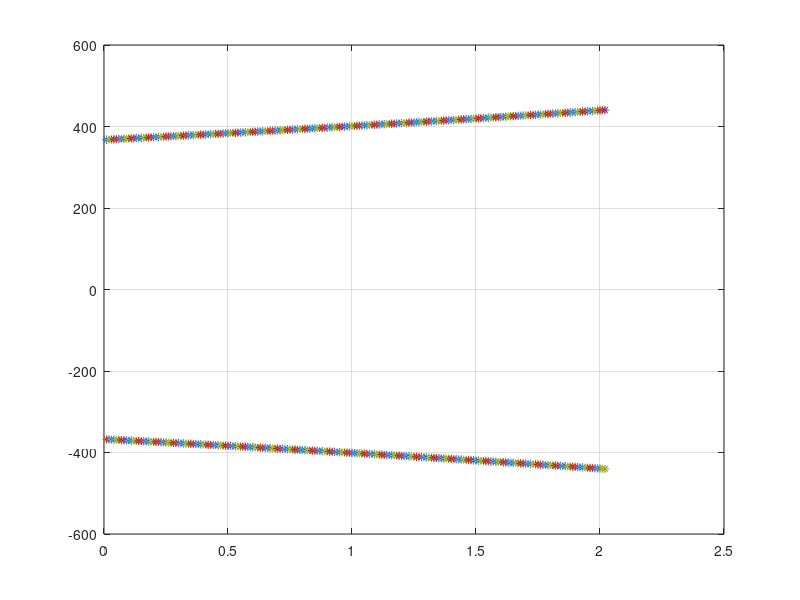

Recreate this plot in MATLAB. (Note: this script raises an error after producing the figure.)
%function bend1ASimpleCorr2
%elastic (Stage 1) and elastic-plastic  stages
%numerical solution
box on;
grid on;
hold on;
global CC0 CC1 C0 C1 Mgiven d h
%CC0 CC1 are at t=[0: t1y] in Say = CC0 + CC1*(y);
%Say = C0 + C1*(y-c);  %yield stress at t > t1y
CC0 = 530.495;
CC1 = -15103.41
h0 = 0.014;
Mgiven = 0.012;
ap = 0.0005;  %corrosion rate at sigma > 0 in [m per year]
an = 0.0001  %corrosion rate at sigma < 0

Sap = 6*Mgiven./(h0.^2);  %max Sa at sigma > 0  at t = 0
Sayp = CC0 + CC1*(h0/2);  %max Say at sigma > 0  at t = 0
dif = Sap - Sayp;
dt = 0.01;
hp = 0; %da h positive
hn = 0; %da h negative
h = h0;
t = 0
xr(2) = 0;
xr(1) = h0/2;
C =[];
D =[];
H = [];
T =[];
p =0;

%%%%%%%%%%%Stage 1A
for d = 1.0:0.05:1.0
    p = p+1;

while dif < 0
    
    xr(1) = h/2;
    t = t + dt;
    hp = hp + ap*dt;
    hn = hn + an*dt;
    h = h0 - (hp + hn);
    Sap = 6*Mgiven./(h.^2);
    San =  -6*Mgiven./(h.^2)
    Sayp = CC0 + CC1*(h0/2-hp);
    Sayn = d*(CC0 + CC1*(-h0/2+hn));
    dif = Sap - Sayp;
    %plot(h, xr(1), 'd')
    %plot(t, xr(2), '*r')
    plot(t, Sap,'*')
    plot(t, San,'*')
     
end
   t1y = t;
   Sap1 = Sap;
   Sayp1= Sayp;
   hp1 = hp;
   hn1 = hn;
   h1y = h;
   
    
%%%%%%%%%Stage 2A

%k = (C0 + C1*(he-c))/he;
%plotting for finding initial approximation
% fimplicit(@(he,c) (he.*(C0 - C1*(c - he)))/2 + ((2*c + h - 2*he).*(4*C0 - 2*C1*c +C1*h + 2*C1*he))/8 - ((c - h/2).^2.*(C0 - C1*(c - he)))./(2*he), [-0.007 0.007]); %Sigma =0
% hold on
% fimplicit(@(he,c) (C0/2 - (C1*c)/2)*(c + h/2).^2 - he.^2.*(C0/2 - (C1*c)/2) - (C1*he.^3)/3 + (C1*(c + h/2).^3)/3 + (he.^2.*(C0 - C1*(c - he)))/3 - ((c - h/2).^3.*(C0 - C1*(c - he)))./(3*he) - Mgiven', [-0.007 0.007]); %M-Mgiven=0
 
%solution for stage 2A
%Say = C0 + C1*(y-c);
%xr = [he, c]
%fr = [Sigma, M - Mgiven]
Sayn = d*(CC0 + CC1*(-h0/2+hn)); %max Say at sigma < 0  at t = t1y %Проверить домножение на d
dif2 = Sap - Sayn; % San = Sap at t1y
while dif2 < 0
   % p = p+1
    t = t + dt;
    hp = hp + ap*dt;
    hn = hn + an*dt;
    h = h0 - (hp + hn);
    cCor = (hp-hn)/2;   %shifp of central axis 
    C0 = CC0-CC1*cCor;
    C1 = CC1;
    [xr, fr, ex] = fsolve(@function2A, [h/2, 0], optimset('TolX', 1.0e-15)); 
    %hold on
    %plot(xr(1), xr(2), '*r')
    k = (C0 + C1*(xr(1)-xr(2)))/xr(1);  %k = (C0 + C1*(he-c))/he;
    San1 = -6*Mgiven./(h.^2)
    San = (h/2-xr(2)).*k;   %San = (h/2-c).*k -- absolute value of Sa at -h/2
    Sayn = d*(CC0 + CC1*(-h0/2+hn)); %max Say at sigma < 0  at t = t1y %проверить про домножение на d 
    Sayp = CC0 + CC1*(h0/2-hp);
    dif2 = San - Sayn;
  % plot(h, xr(1), '*')
   %plot(t, xr(2), '*g')
    C(p) = xr(2);
    T(p) = t;
     H(p) = xr(1);
   plot(t,Sayp,'*r');
   plot(t, -San,'*r')
end
hp2 = hp;
hn2 = hn;

   if CC1>0 
%%%%%%%%%%%%%%%%%%%%Stage 2B
%!kc = (C0 - C1*(he+c))/he;
%Say = C0 + C1*(y-c);
%xr = [he, c]
%fr = [Sigma, M - Mgiven]
Sayp = CC0 + CC1*(h0/2-hp); %max Say at sigma > 0  at t = t1y 
dif2 = Sap - Sayp; % San = Sap at t1y
while dif2 < 0
    t = t + dt;
    hp = hp + ap*dt;
    hn = hn + an*dt;
    h = h0 - (hp + hn);
    cCor = (hp-hn)/2;   %shifp of central axis 
    C0 = CC0-CC1*cCor;
    C1 = CC1;
    [xr, fr, ex] = fsolve(@function2B_f, [h/2, 0], optimset('TolX', 1.0e-5)); 
    %hold on
    %plot(xr(1), xr(2), '*r')
    k = d*(C0 - C1*(xr(1)+xr(2)))/xr(1);  %k = (C0 + C1*(he-c))/he;
    San = (-h/2+xr(2)).*k;   %San = (h/2-c).*k -- absolute value of Sa at -h/2
    Sayp = CC0 + CC1*(h0/2-hp); %max Say at sigma < 0  at t = t1y 
    dif2 = Sap - Sayp;
    plot(t, xr(2), 'd')
end

   end;
   
%      t1y
%    Sap1
%    Sayp1
%    hp1
%    hn1
%    h1y
%    
%    t2y = t
%    %San2 = San
%    Sayn2= Sayn
   % hp
%    hn
%    h

 %%%%%%%%%%%%%Stage 3A
 
  while xr(1) >= 10^-16
      %p = p+1
    t = t + dt;
    hp = hp + ap*dt;
    hn = hn + an*dt;
    h = h0 - (hp + hn);
    cCor = (hp - hn)/2;   
    C0 = CC0-CC1*cCor;
    C1 = CC1;
    [xr, fr, ex] = fsolve(@function3N, [h/2, 0], optimset('TolX', 1.0e-15)); 
%     k = (C0 + C1*(xr(1)-xr(2)))/xr(1);  %k = (C0 + C1*(he-c))/he;
%     San = (h/2-xr(2)).*k;   %San = (h/2-c).*k -- absolute value of Sa at -h/2
%     Sayn = CC0 + CC1*(-h0/2+hn); %max Say at sigma < 0  at t = t1y
%     %hold on
     %plot(t, xr(2), '*b')
     %plot(h, xr(1), 'o');
%      C(p) = xr(2)
%      T(p) = t;
%      H(p) = xr(1);
    Sayp = CC0 + CC1*(h0/2-hp);
    Sayn = d*(CC0 + CC1*(-h0/2+hn));
    plot(t, Sayp,'o');
    plot(t, -Sayn, 'o')
  end
 T(p) = t;
 D(p) = d;
end

% legend({'an = ap = 0.0001 м/год', 'ap = 0.0001, an = 0.0002 м/год','ap = 0.0003, an = 0.0001 м/год' },'Location','northwest' )
%  xlabel('d')
%   ylabel('t*(Долговечность лет)');
% Cn;
% Tn; 
% C2 ; 
% T2 ;
% C3 = C;
% T3 = T;

% plot(Cn, Tn);
% plot(C2, T2);
%plot(C3, T3);



%%%%%%%%%%%%%%%%%%%%%%%%%%%%%%%%%%%%%%%%%%%%%%%
%Stage2A: tensed plastic zone 
%!Sigma = int(k*y, y, -(h/2-c), he) + int(Say, y, he, h/2+c);
%cc = solve(Sigma, c);   %This gives cumbersome results
%!hhe = solve(Sigma, he);
%simplify(hhe)

%received solution:
%Sigma 
%Sigma = (he*(C0 - C1*(c - he)))/2 + ((2*c + h - 2*he)*(4*C0 - 2*C1*c +
%C1*h + 2*C1*he))/8 - ((c - h/2)^2*(C0 - C1*(c - he)))/(2*he);
 
%cc(he)
%cc1 = root(4*C1*z^3 - 8*C1*he*z^2 - 4*C1*h*z^2 - 4*C0*z^2 + 4*C1*h*he*z + 4*C1*he^2*z + C1*h^2*z + 8*C0*he*z + 4*C0*h*z + 4*C0*h*he - 4*C0*he^2 - C0*h^2, z, 1);

%!!!!!coefficients of equation (polynom) for finding c  
% A3 = 4*C1;                           %at c^3
% A2 = -8*C1*he - 4*C1*h - 4*C0;       %at c^2
% A1 = 4*C1*h*he +4*C1*he^2 + C1*h^2 + 8*C0*he + 4*C0*h;   %at c
% A0 = 4*C0*h*he -4*C0*he^2 - C0*h^2;                      %at c^0

%he(c)
%!!! hhe = (2*C0*c + C0*h - 2*C1*c^2 - 2*(C0*c*h*(2*C0 - 2*C1*c + C1*h))^(1/2) + C1*c*h)/(2*(C0 - C1*c))  % this is needed root!!!!
% (2*C0*c + C0*h - 2*C1*c^2 + 2*(C0*c*h*(2*C0 - 2*C1*c + C1*h))^(1/2) + C1*c*h)/(2*(C0 - C1*c))


%Bending moment
%!M = int(k*y^2, y, -(h/2-c), he) + int(Say*y, y, he, h/2+c);
% Mb = simplify(M - c*Sigma)  %this expression is more cumbersome
% Mb2 = simplify(M + c*Sigma)  %this expression is more cumbersome
% Mb3 = simplify(M - h*Sigma/2)  %this expression is more cumbersome
% Mb4 = simplify(M + h*Sigma/2)  %this expression is more cumbersome
% Mb5 = simplify(M - h*Sigma)  %this expression is more cumbersome
% Mb6 = simplify(M + h*Sigma)  %this expression is more cumbersome
% Mb7 = simplify(M + he*Sigma)  %this expression is more cumbersome
% Mb8 = simplify(M - he*Sigma)  %this expression is more cumbersome

%Solution for M
%M = (C0/2 - (C1*c)/2)*(c + h/2)^2 - he^2*(C0/2 - (C1*c)/2) - (C1*he^3)/3 + (C1*(c + h/2)^3)/3 + (he^2*(C0 - C1*(c - he)))/3 - ((c - h/2)^3*(C0 - C1*(c - he)))/(3*he);
%!hhe2 = solve(M-Mgiven, he);
%cc2 = solve(M-Mgiven, c);  %this gives the 4th order equation for c
% hheb2 = solve(Mb2-Mgiven, he)
% hheb3 = solve(Mb3-Mgiven, he)
% hheb4 = solve(Mb4-Mgiven, he)
% hheb5 = solve(Mb5-Mgiven, he)
% hheb6 = solve(Mb6-Mgiven, he)
% hheb7 = solve(Mb7-Mgiven, he)
% hheb8 = solve(Mb8-Mgiven, he)

%Solution for hh
%hh = root(4*C1*c*z^3 - 4*C0*z^3 + 12*C0*c*h*z + 12*C1*c^2*h*z -
%3*C1*c*h^2*z + 2*C1*h^3*z + 3*C0*h^2*z - 12*C1*c^3*z + 12*C0*c^2*z - 24*Mgiven*z - 12*C1*c^3*h + 12*C0*c^2*h - 6*C0*c*h^2 + 6*C1*c^2*h^2 - C1*c*h^3 + C0*h^3 + 8*C1*c^4 - 8*C0*c^3, z, 1);

%!!!!!coefficients of equation (polynom) for finding he
%!B3 = 4*C1*c - 4*C0;   %at he^3
%!B2 = 0;               %at he^2
%!B1 = 12*C0*c*h + 12*C1*c^2*h - 3*C1*c*h^2 + 2*C1*h^3 + 3*C0*h^2 - 12*C1*c^3 + 12*C0*c^2 - 24*Mgiven;    %at he
%= B1 = 12*C0*(h/2 + c)^2 + C1*(- 12*c^3 + 12*c^2*h - 3*c*h^2 + 2*h^3) - 24*Mgiven;  %!!! the same!!!
%!B0 = - 12*C1*c^3*h + 12*C0*c^2*h - 6*C0*c*h^2 + 6*C1*c^2*h^2 - C1*c*h^3 + C0*h^3 + 8*C1*c^4 - 8*C0*c^3; %at he^0
%= B0 = 8*(C0-C1*c)*(h/2 - c)^3;  %!!! the same!!!

%The real solution of the above cubic equation, hope, is (hhe2=hhe3)
% Q = (h/2-c)^6 - (C0*(h/2+c)^2 - C1(c^3-c^2*h+c*h^2/4-h^3/6)-2*Mgiven)^3/(C0-C1*c)^3;
% QQ = sqrt(Q);
% hhe3 = ((h/2 - c)^3 + QQ)^(1/3) + ((h/2 - c)^3 - QQ)^(1/3);

%We can equate both solutions for hhe and thus find c numerically !!!!!!
%solve(hhe-hhe3, c)
%after that to find he from hhe.

%%%%%%%%%%%%%%%%%%%%%%%%%%%%%%%%%%%%%%%%%%%%%%%%%%%%%%%%%%%%%%%%%%%%%%%
%Stage2B: compressed plastic zone 
%!kc = (C0 - C1*(he+c))/he;  %withour multiplaer d

%!Sigma = int(kc*y, y, -he, h/2+c) - int(Say, y, -h/2+c, -he)
%cc = solve(Sigma, c)   %This gives cumbersome results
%!hhe = solve(Sigma, he)
%simplify(hhe)

%received solution:
%Sigma = ((C0 - C1*(c + he))*(c + h/2)^2)/(2*he) - (he*(C0 - C1*(c + he)))/2 -
%((2*c - h + 2*he)*(2*C1*c - 4*C0 + C1*h + 2*C1*he))/8;
 
%cc1 = root(4*C1*z^3 + 8*C1*he*z^2 + 4*C1*h*z^2 - 4*C0*z^2 + 4*C1*h*he*z +
%4*C1*he^2*z + C1*h^2*z - 8*C0*he*z - 4*C0*h*z + 4*C0*h*he - 4*C0*he^2 - C0*h^2, z, 1);

%!!! hhe = (C0*h - 2*C0*c + 2*C1*c^2 - 2*(C0*c*h*(2*C1*c - 2*C0 + C1*h))^(1/2) + C1*c*h)/(2*(C0 - C1*c)) % this is needed root!!!!
%hhe = (C0*h - 2*C0*c + 2*C1*c^2 + 2*(C0*c*h*(2*C1*c - 2*C0 + C1*h))^(1/2) + C1*c*h)/(2*(C0 - C1*c))

%!!!!!coefficients of equation (polynom) for finding c  
% A3 = 4*C1;                           %at c^3
% A2 = -8*C1*he - 4*C1*h - 4*C0;       %at c^2
% A1 = 4*C1*h*he +4*C1*he^2 + C1*h^2 + 8*C0*he + 4*C0*h;   %at c
% A0 = 4*C0*h*he -4*C0*he^2 - C0*h^2;                      %at c^0

%Bending moment
%!M = d*int(kc*y^2, y, -he, h/2+c) - d*int(Say*y, y, -h/2+c, -he)
% Mb = simplify(M - c*Sigma)  %this expression is more cumbersome
% Mb2 = simplify(M + c*Sigma)  %this expression is more cumbersome
% Mb3 = simplify(M - h*Sigma/2)  %this expression is more cumbersome
% Mb4 = simplify(M + h*Sigma/2)  %this expression is more cumbersome
% Mb5 = simplify(M - h*Sigma)  %this expression is more cumbersome
% Mb6 = simplify(M + h*Sigma)  %this expression is more cumbersome
% Mb7 = simplify(M + he*Sigma)  %this expression is more cumbersome
% Mb8 = simplify(M - he*Sigma)  %this expression is more cumbersome

%Solution for M
%M = (C0/2 - (C1*c)/2)*(c + h/2)^2 - he^2*(C0/2 - (C1*c)/2) - (C1*he^3)/3 + (C1*(c + h/2)^3)/3 + (he^2*(C0 - C1*(c - he)))/3 - ((c - h/2)^3*(C0 - C1*(c - he)))/(3*he);
%!hhe2 = solve(M-Mgiven, he)
% cc2 = solve(M-Mgiven, c);  %this gives the 4th order equation for c
% hheb2 = solve(Mb2-Mgiven, he)
% hheb3 = solve(Mb3-Mgiven, he)
% hheb4 = solve(Mb4-Mgiven, he)
% hheb5 = solve(Mb5-Mgiven, he)
% hheb6 = solve(Mb6-Mgiven, he)
% hheb7 = solve(Mb7-Mgiven, he)
% hheb8 = solve(Mb8-Mgiven, he)

%Solution for hh
%hh =  root(4*C1*c*d*z^3 - 4*C0*d*z^3 - 12*C1*c^2*d*h*z - 3*C1*c*d*h^2*z -
%12*C0*c*d*h*z - 2*C1*d*h^3*z + 3*C0*d*h^2*z - 12*C1*c^3*d*z + 12*C0*c^2*d*z - 24*Mgiven*z - 6*C1*c^2*d*h^2 - 12*C1*c^3*d*h + 12*C0*c^2*d*h + 6*C0*c*d*h^2 - C1*c*d*h^3 - 8*C1*c^4*d + 8*C0*c^3*d + C0*d*h^3, z, 1);

%!!!!!coefficients of equation (polynom) for finding he
%!B3 = 4*C1*c*d - 4*C0*d;   %at he^3  or B3 = -4*d*(C0-C1*c)
%!B2 = 0;
%!B1 = - 12*C1*c^2*d*h - 3*C1*c*d*h^2 - 12*C0*c*d*h - 2*C1*d*h^3 + 3*C0*d*h^2 - 12*C1*c^3*d + 12*C0*c^2*d - 24*Mgiven;
%or B1 = 12*d*C0*(h/2-c)^2 - 12*d*C1*(c^3+c^2*h+c*h^2/4+h^3/6) - 24*Mgiven;
%!B0 = - 6*C1*c^2*d*h^2 - 12*C1*c^3*d*h + 12*C0*c^2*d*h + 6*C0*c*d*h^2 - C1*c*d*h^3 - 8*C1*c^4*d + 8*C0*c^3*d + C0*d*h^3;
%or B0 = 8*d*(C0-C1*c)*(h/2+c)^2;


%The real solution of the above cubic equation, hope, is (hhe2=hhe3)
% Q = (h/2+c)^6 - (C0*(h/2-c)^2 - C1(c^3+c^2*h+c*h^2/4+h^3/6))^3/(C0-C1*c)^3;
% QQ = sqrt(Q);
% hhe3 = ((h/2 + c)^3 + QQ)^(1/3) + ((h/2 + c)^3 - QQ)^(1/3);

%We can equate both solutions for hhe and thus find c numerically !!!!!!
%solve(hhe-hhe3, c)
%after that to find he from hhe.

%%%%%%%%%%%%%%%%%%%%%%%%%%%%%%%%%%%%%%%%%%%%%%%%%%%%%%%%%%%%%%%%%%%%%%%%%
%stage 3: two plastic zones
%!hem = d*he*(C0-C1*c)/(C0-C1*c + C1*he*(d+1));   %he^-

%!Sigma3 = d*int(k*y, y, -(h/2-c), he) + int(Say, y, he, h/2+c);
%cc = solve(Sigma, c);   %This gives cumbersome results
%!hhe = solve(Sigma, he);
%simplify(hhe)

